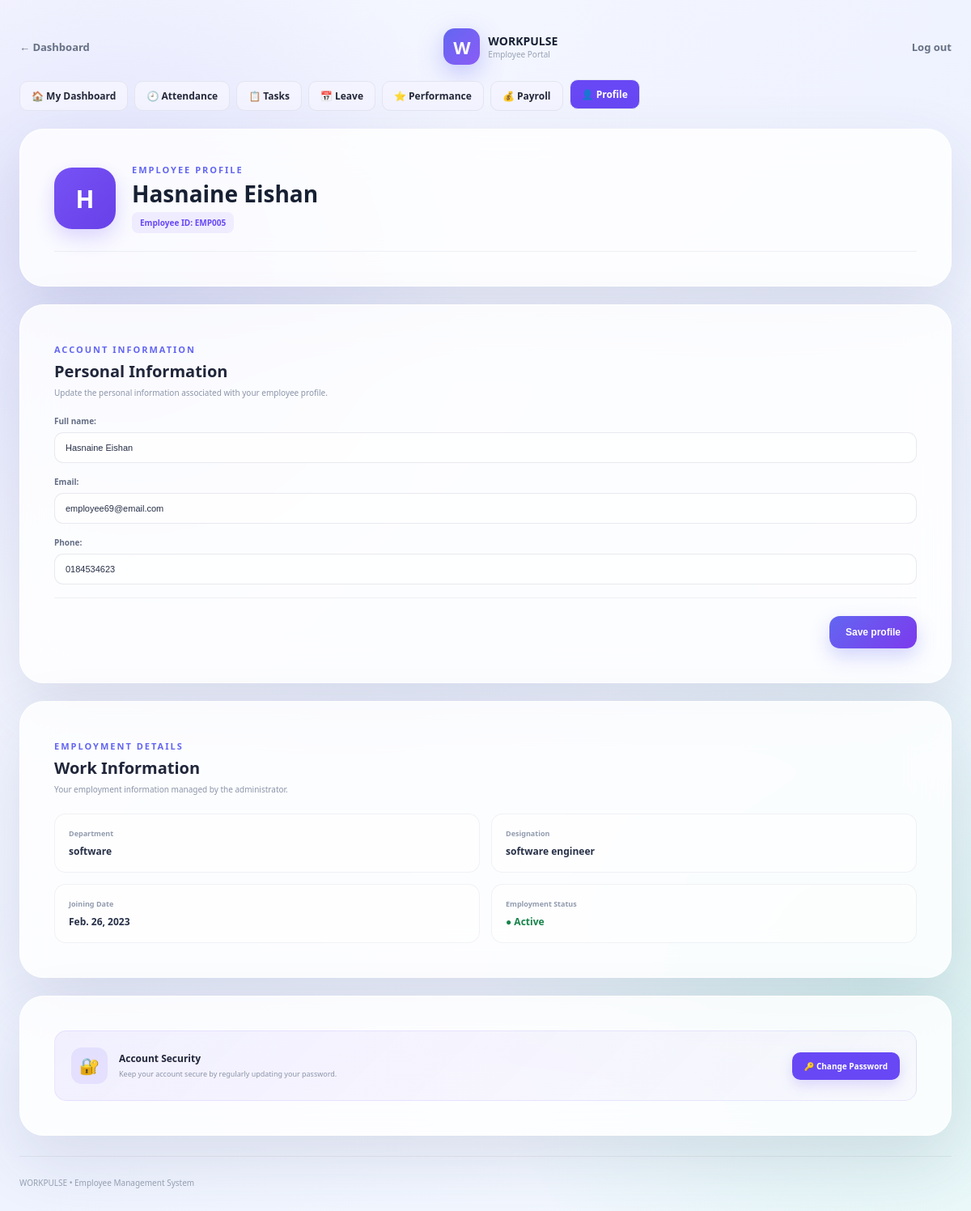
Screenshot of /employee/profile/ (signed in) with the database file from the repository.
### core/models.py (models this page shows, shortened)
class Employee(models.Model):
    user = models.OneToOneField(
        User,
        on_delete=models.SET_NULL,
        null=True,
        blank=True,
        related_name='employee_profile'
    )
    employee_id = models.CharField(
        max_length=20,
        unique=True
    )
    full_name = models.CharField(
        max_length=100
    )
    email = models.EmailField(
        unique=True
    )
    phone = models.CharField(
        max_length=20
    )
    department = models.CharField(
        max_length=100
    )
    designation = models.CharField(
        max_length=100
    )
    joining_date = models.DateField()
    monthly_salary = models.DecimalField(
        max_digits=12,
        decimal_places=2,
        default=0
    )
    is_active = models.BooleanField(
        default=True
    )

### core/views.py (the view)
@employee_required
def employee_profile(request):
    employee = request.user.employee_profile
    form = EmployeeProfileForm(request.POST or None, instance=employee)
    if request.method == 'POST' and form.is_valid():
        employee = form.save()
        employee.user.email = employee.email
        employee.user.save(update_fields=['email'])
        messages.success(request, 'Profile updated successfully.')
        return redirect('employee_profile')
    return render(request, 'core/employee_profile.html', {'employee': employee, 'form': form})

### core/forms.py
class EmployeeProfileForm(forms.ModelForm):
    class Meta:
        model = Employee
        fields = (
            'full_name',
            'email',
            'phone',
        )

### core/context_processors.py (called while the page is built)
def workpulse_notifications(request):
    if not request.user.is_authenticated:
        return {}
    notifications = Notification.objects.filter(recipient=request.user)
    return {
        'unread_notifications': notifications.filter(read_at__isnull=True)[:5],
        'unread_notification_count': notifications.filter(read_at__isnull=True).count(),
    }

### core/views.py (called while the page is built)
def employee_required(view):
    return never_cache(user_passes_test(
        lambda user: user.is_authenticated and hasattr(user, 'employee_profile'),
        login_url='employee_login',
    )(view))

### core/templates/core/employee_profile.html (shortened to what this page needs)
{% load static %}
<!doctype html>
<html lang="en">
<head>
    <link
        rel="stylesheet"
        href="{% static 'core/css/style.css' %}"
    >
</head>
<body class="form-page profile-page">
<main class="form-wrapper">
    <div class="form-top">
        <a
            href="{% url 'employee_dashboard' %}"
            class="back-link"
        >
            &larr; Dashboard
        </a>
        <div class="form-brand">
            <div class="brand-icon">
                W
            </div>
            <div>
                <strong>
                    WORKPULSE
                </strong>
                <span>
                    Employee Portal
                </span>
            </div>
        </div>
        <a
            href="{% url 'logout' %}"
            class="back-link"
        >
            Log out
        </a>
    </div>
    <nav class="main-navigation">
        <a href="{% url 'employee_dashboard' %}">
            🏠 My Dashboard
        </a>
        <a href="{% url 'employee_attendance' %}">
            🕘 Attendance
        </a>
        <a href="{% url 'employee_tasks' %}">
            📋 Tasks
        </a>
        <a href="{% url 'employee_leave' %}">
            📅 Leave
        </a>
        <a href="{% url 'employee_performance' %}">
            ⭐ Performance
        </a>
        <a href="{% url 'employee_payroll' %}">
            💰 Payroll
        </a>
        <a
            class="active"
            href="{% url 'employee_profile' %}"
        >
            👤 Profile
        </a>
    </nav>
    <section class="form-card">
        <div class="profile-hero">
            <div class="profile-avatar">
                {{ employee.full_name|first|upper }}
            </div>
            <div class="profile-hero-info">
                <span class="section-label">
                    EMPLOYEE PROFILE
                </span>
                <h1>
                    {{ employee.full_name }}
                </h1>
                <span class="profile-id">
                    Employee ID: {{ employee.employee_id }}
                </span>
            </div>
        </div>
    </section>
    <section class="form-card">
        <div class="profile-section-header">
            <span class="section-label">
                ACCOUNT INFORMATION
            </span>
            <h2>
                Personal Information
            </h2>
            <p>
                Update the personal information associated
                with your employee profile.
            </p>
        </div>
        <form
            method="post"
            class="profile-form"
        >
            {{ form.as_p }}
            <div class="form-actions">
                <button
                    class="save-btn"
                    type="submit"
                >
                    Save profile
                </button>
            </div>
        </form>
    </section>
    <section class="form-card">
        <div class="profile-section-header">
            <span class="section-label">
                EMPLOYMENT DETAILS
            </span>
            <h2>
                Work Information
            </h2>
            <p>
                Your employment information managed by
                the administrator.
            </p>
        </div>
        <div class="profile-details-grid">
            <div class="profile-detail-box">
                <small>
                    Department
                </small>
                <strong>
                    {{ employee.department|default:"—" }}
                </strong>
            </div>
            <div class="profile-detail-box">
                <small>
                    Designation
                </small>
                <strong>
                    {{ employee.designation|default:"—" }}
                </strong>
            </div>
            <div class="profile-detail-box">
                <small>
                    Joining Date
                </small>
                <strong>
                    {{ employee.joining_date|default:"—" }}
                </strong>
            </div>
            <div class="profile-detail-box">
                <small>
                    Employment Status
                </small>
                {% if employee.is_active %}
                    <strong class="status-active">
                        ● Active
                    </strong>
                {% else %}
                    <strong class="status-inactive">
                        ● Inactive
                    </strong>
                {% endif %}
            </div>
        </div>
    </section>
    <section class="form-card">
        <div class="security-card">
            <div class="security-left">
                <div class="security-icon">
                    🔐
                </div>
                <div>
                    <div class="security-title">
                        Account Security
                    </div>
                    <div class="security-text">
                        Keep your account secure by
                        regularly updating your password.
                    </div>
                </div>
            </div>
            <a
                class="password-btn"
                href="{% url 'employee_password_change' %}"
            >
                🔑 Change Password
            </a>
        </div>
    </section>
    <footer class="form-footer">
        WORKPULSE • Employee Management System
    </footer>
</main>
</body>
</html>

### core/static/core/css/style.css (style rules this page uses)
* { margin: 0; padding: 0; box-sizing: border-box; }
html { scroll-behavior: smooth; }
body { font-family: "Segoe UI", Arial, sans-serif; min-height: 100vh; color: #172033; overflow-x: hidden; background: radial-gradient(circle at 10% 20%, rgba(99,102,241,.14), transparent 30%), radial-gradient(circle at 90% 80%, rgba(16,185,129,.12), transparent 30%), linear-gradient(135deg, #f8f9ff, #eef2ff 50%, #f5fbff); }
.brand-icon { width: 45px; height: 45px; display: grid; place-items: center; color: white; font-weight: 800; font-size: 22px; border-radius: 14px; background: linear-gradient( 135deg, #6366f1, #8b5cf6 ); box-shadow: 0 10px 30px rgba(99,102,241,.35); }
.profile-avatar { width: 38px; height: 38px; display: grid; place-items: center; border-radius: 50%; color: white; font-weight: 700; background: linear-gradient( 135deg, #111827, #475569 ); }
.eyebrow, .section-label { color: #6366f1; font-size: 11px; font-weight: 800; letter-spacing: 2px; }
footer { display: flex; justify-content: space-between; margin-top: 60px; padding-top: 25px; border-top: 1px solid rgba(0,0,0,.06); color: #98a2b3; font-size: 11px; }
.form-page { min-height: 100vh; display: flex; align-items: center; justify-content: center; }
.form-wrapper { width: min(1500px, calc(100% - 48px)); padding: 35px 0 50px; animation: formEnter .7s ease; }
.form-top { display: flex; justify-content: space-between; align-items: center; margin-bottom: 20px; }
.back-link { text-decoration: none; color: #667085; font-size: 13px; font-weight: 600; transition: .25s; }
.form-brand { display: flex; align-items: center; gap: 10px; }
.form-brand strong { display: block; font-size: 14px; }
.form-brand span { display: block; color: #98a2b3; font-size: 10px; }
.form-card { padding: 42px; border-radius: 30px; background: rgba(255,255,255,.82); border: 1px solid rgba(255,255,255,.95); backdrop-filter: blur(25px); box-shadow: 0 30px 80px rgba(50,60,100,.12); }
.form-actions { display: flex; justify-content: flex-end; gap: 10px; padding-top: 22px; border-top: 1px solid #edf0f5; }
.cancel-btn, .save-btn { padding: 13px 20px; border-radius: 13px; font-size: 12px; font-weight: 700; text-decoration: none; cursor: pointer; transition: .25s; }
.save-btn { border: 0; color: white; background: linear-gradient( 135deg, #6366f1, #7c3aed ); box-shadow: 0 10px 25px rgba(99,102,241,.28); }
.form-footer { text-align: center; margin-top: 25px; color: #98a2b3; font-size: 10px; }
.main-navigation { display: flex; flex-wrap: wrap; gap: 8px; margin-bottom: 22px; }
.main-navigation a { padding: 9px 14px; border: 1px solid #e4e5f1; border-radius: 10px; background: #f3f4ff; color: #25283a; font-size: 12px; font-weight: 600; text-decoration: none; transition: transform .2s ease, background .2s ease, color .2s ease; }
.main-navigation a:hover, .main-navigation a.active { background: #6848f5; color: white; transform: translateY(-2px); }

### rows the page displays
Employee: full_name|first "H", full_name "Hasnaine Eishan", employee_id "EMP005", email "employee69@email.com", phone "0184534623", department "software", designation "software engineer", joining_date "Feb. 26, 2023"
